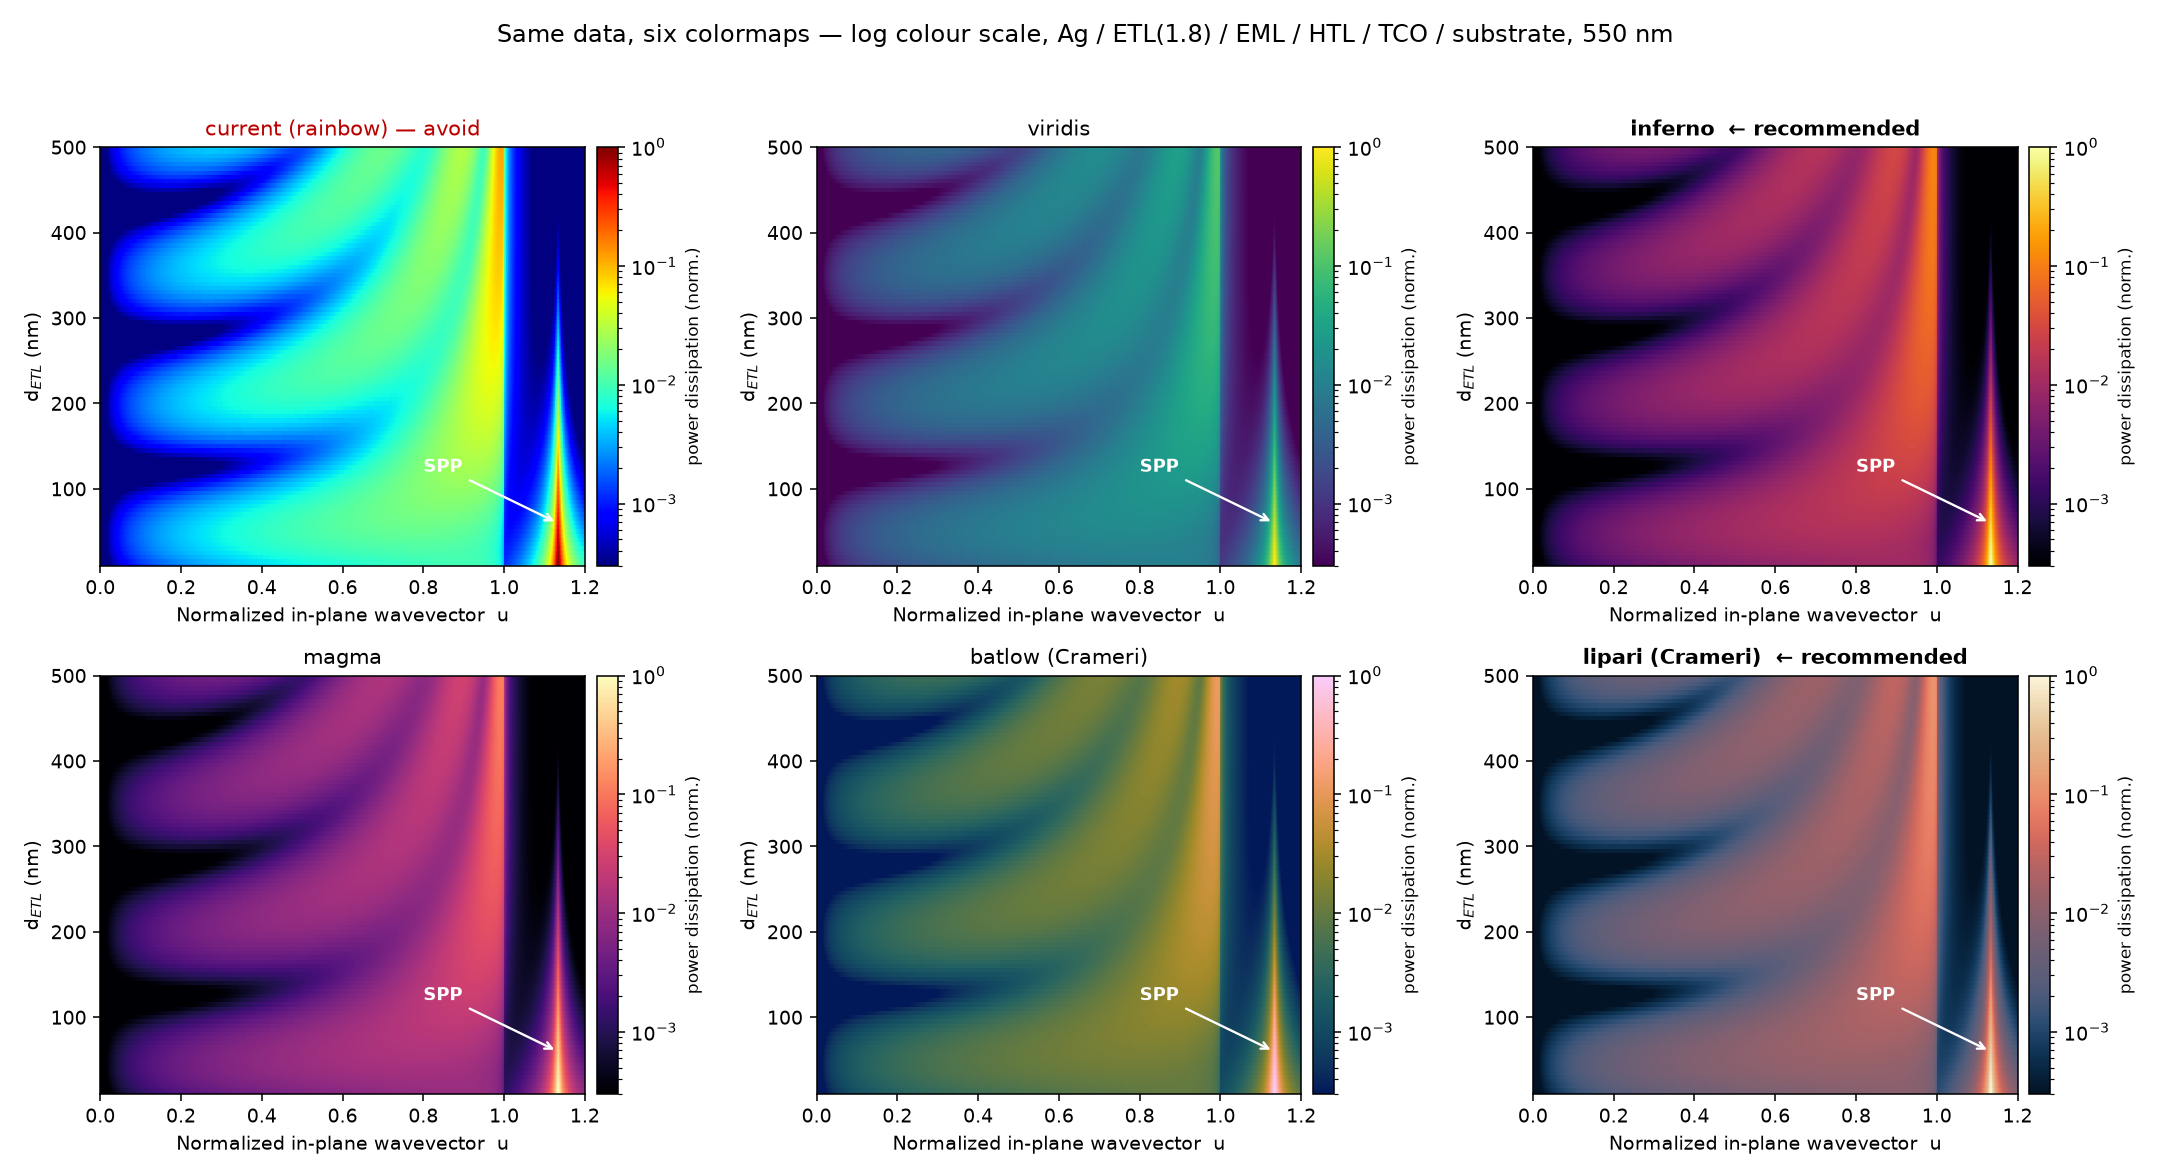

Source code (Python):
"""Side-by-side of the computed power-dissipation spectrum in candidate colormaps."""
import numpy as np, matplotlib
matplotlib.use('Agg')
import matplotlib.pyplot as plt
from matplotlib.colors import LogNorm
from cmcrameri import cm as cmc

M = np.load('pds_M.npy'); u = np.load('pds_u.npy'); dE = np.load('pds_d.npy')
j = u <= 1.2
M, u = M[:, j], u[j]
M = np.clip(M, 1e-5, None)
norm = LogNorm(vmin=3e-4, vmax=1.0)

cands = [('jet', plt.get_cmap('jet'), 'current (rainbow) — avoid'),
         ('viridis', plt.get_cmap('viridis'), 'viridis'),
         ('inferno', plt.get_cmap('inferno'), 'inferno  ← recommended'),
         ('magma', plt.get_cmap('magma'), 'magma'),
         ('batlow', cmc.batlow, 'batlow (Crameri)'),
         ('lipari', cmc.lipari, 'lipari (Crameri)  ← recommended')]

fig, axes = plt.subplots(2, 3, figsize=(15.5, 8.4))
for ax, (name, cmap, title) in zip(axes.ravel(), cands):
    im = ax.pcolormesh(u, dE, M, cmap=cmap, norm=norm, shading='nearest', rasterized=True)
    ax.set_title(title, fontsize=11, fontweight='bold' if '←' in title else 'normal',
                 color='#b00' if 'avoid' in title else 'k')
    ax.set_xlim(0, 1.2); ax.set_ylim(10, 500)
    ax.set_xlabel('Normalized in-plane wavevector  u'); ax.set_ylabel('d$_{ETL}$ (nm)')
    cb = fig.colorbar(im, ax=ax, pad=0.02)
    cb.set_label('power dissipation (norm.)', fontsize=8.5)
    ax.annotate('SPP', xy=(1.133, 60), xytext=(0.80, 120), color='w', fontsize=9, fontweight='bold',
                arrowprops=dict(arrowstyle='->', color='w', lw=1.2))
fig.suptitle('Same data, six colormaps — log colour scale, Ag / ETL(1.8) / EML / HTL / TCO / substrate, 550 nm',
             fontsize=12.5, y=0.98)
fig.tight_layout(rect=[0, 0, 1, 0.955])
fig.savefig('cmap_compare.png', dpi=140)
print('saved compare')

# --- ramp swatches + luminance + CVD (deuteranopia) ---
def lum(rgb):
    r, g, b = [np.where(c <= 0.04045, c/12.92, ((c+0.055)/1.055)**2.4) for c in rgb.T[:3]]
    return 0.2126*r + 0.7152*g + 0.0722*b
def deuter(rgb):  # Brettel/Vienot-style LMS simulation
    M1 = np.array([[17.8824, 43.5161, 4.11935], [3.45565, 27.1554, 3.86714], [0.0299566, 0.184309, 1.46709]])
    M2 = np.array([[0.080944, -0.13050, 0.116721], [-0.0102485, 0.0540194, -0.113615], [-0.000365294, -0.00412163, 0.693513]])
    D = np.array([[1, 0, 0], [0.49421, 0, 1.24827], [0, 0, 1]])
    lms = rgb[:, :3] @ M1.T
    return np.clip((lms @ D.T) @ M2.T, 0, 1)

fig2, axs = plt.subplots(len(cands), 3, figsize=(13, 1.05*len(cands)+1.4),
                         gridspec_kw={'width_ratios': [3, 3, 2]})
x = np.linspace(0, 1, 256)
for row, (name, cmap, title) in enumerate(cands):
    rgb = cmap(x)
    axs[row, 0].imshow([rgb], aspect='auto', extent=[0, 1, 0, 1]); axs[row, 0].set_yticks([])
    axs[row, 1].imshow([deuter(rgb)], aspect='auto', extent=[0, 1, 0, 1]); axs[row, 1].set_yticks([])
    L = lum(rgb)
    mono = np.all(np.diff(L) > -0.004)
    axs[row, 2].plot(x, L, color='k', lw=1.4); axs[row, 2].set_ylim(0, 1); axs[row, 2].set_yticks([0, 1])
    axs[row, 2].text(0.03, 0.88, 'monotonic ✓' if mono else 'NOT monotonic ✗', ha='left', va='top', fontsize=8.5,
                     color='#0a0' if mono else '#b00', fontweight='bold', transform=axs[row, 2].transAxes,
                     bbox=dict(boxstyle='round,pad=0.2', fc='w', ec='none', alpha=0.85))
    axs[row, 0].set_ylabel(name, rotation=0, ha='right', va='center', fontsize=10.5, labelpad=8)
    for c in range(3):
        axs[row, c].set_xticks([] if row < len(cands)-1 else [0, 0.5, 1])
for c, t in enumerate(['normal vision', 'deuteranopia (simulated)', 'perceived lightness']):
    axs[0, c].set_title(t, fontsize=10)
fig2.tight_layout()
fig2.savefig('cmap_ramps.png', dpi=140)
print('saved ramps')
